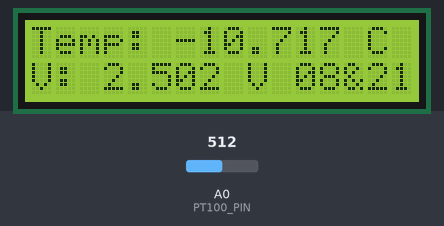
Recording of a sketch running on a simulated Arduino Uno, built with avr-gcc and run on an emulated ATmega328P. Shown: 16×2 character LCD. Inputs (shaded band) come from the test bench; at power-on: A0 (PT100_PIN) = 512.

Above: at 3.2 s.
3.3 s: A0 (PT100_PIN) set to 716
At 4.4 s:
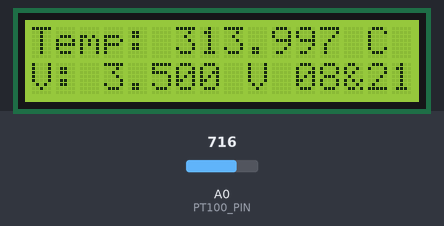
5.0 s: A0 (PT100_PIN) set to 900
At 6.3 s:
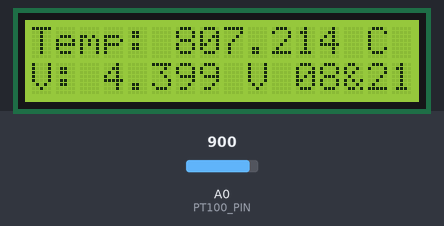
6.6 s: A0 (PT100_PIN) set to 616
At 7.1 s:
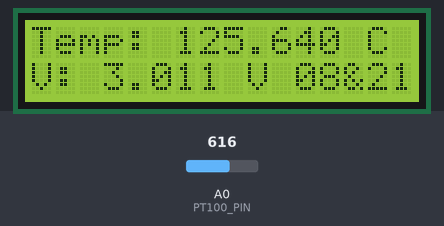
9.6 s: A0 (PT100_PIN) set to 591
At 11.1 s:
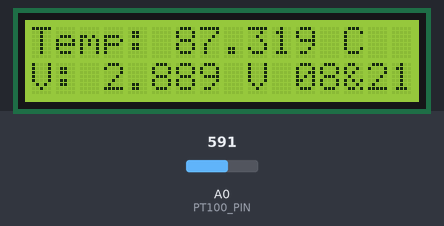
Timing chart, 0 to 12.1 s (numbered marks = the images above; inputs shaded):
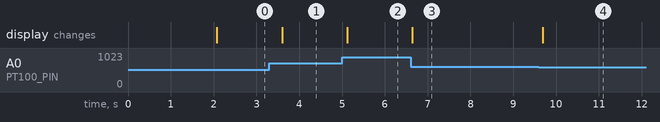

The sketch:

Arduino.ino
```cpp
// Code by Harshith Chiruvella and Abhiram Reddy

#include <LiquidCrystal.h>

// Initialize LCD with pin numbers: RS, E, D4, D5, D6, D7
// NOTE: These pins must match your hardware wiring.
LiquidCrystal lcd(12, 11, 5, 4, 3, 2);

// ------------------------------------------------------------------
// YOUR CALCULATED COEFFICIENTS (Temperature as a function of Voltage)
// T = m + l*V + k*V^2
// ------------------------------------------------------------------
float m  = 203.025576;  // Intercept (m)
float l = -379.372317; // Linear V coefficient (l)
float k = 117.468670;  // Quadratic V^2 coefficient (k)

// Pin definitions
const int PT100_PIN = A0;

// Constants for PT100 and voltage divider
const float VCC = 5.0;            // Supply voltage for the Arduino

// Calibration parameters (use 0.0 and 1.0 if not needed)
float offset = 0.0;
float sensitivity = 1.0;

void setup() {
  Serial.begin(9600);

  // Initialize LCD, 16 columns and 2 rows
  lcd.begin(16, 2);

  // Display startup message
  lcd.print("PT100 Calib. Start");
  delay(2000);
  lcd.clear();

  analogReference(DEFAULT);  // Use default 5V reference
}

void loop() {
  // Read analog value from voltage divider
  int reading = analogRead(PT100_PIN);

  // Convert reading to voltage
  // 1023.0 is used for the standard 10-bit ADC resolution
  float voltage = (reading * VCC) / 1023.0;

  // ------------------------------------------------------------------
  // APPLY YOUR QUADRATIC CALIBRATION FUNCTION
  // T = m + l*V + k*V^2
  float temperature = m + l * voltage + k * voltage * voltage;
  // ------------------------------------------------------------------

  // Optional: Apply final calibration (sensitivity and offset)
  temperature = (temperature * sensitivity) + offset;

  // Show temperature on LCD
  lcd.clear();
  lcd.setCursor(0, 0);
  lcd.print("Temp: ");
  // Print temperature with 3 decimal places
  lcd.print(temperature, 3);
  lcd.print(" C");

  // Show measured voltage on LCD
  lcd.setCursor(0, 1);
  lcd.print("V: ");
  // Print voltage with 3 decimal places for
  lcd.print(voltage, 3);
  lcd.print(" V 08&21");

  delay(500); // Wait for 0.5 second before the next reading
}
```

Measured:
- after the input at 3.3 s, the display: changes after 0.30 s (image 1)
- after the input at 5.0 s, the display: changes after 0.12 s (image 2)
- after the input at 6.6 s, the display: changes at once (image 3)
- after the input at 9.6 s, the display: changes after 0.09 s (image 4)
